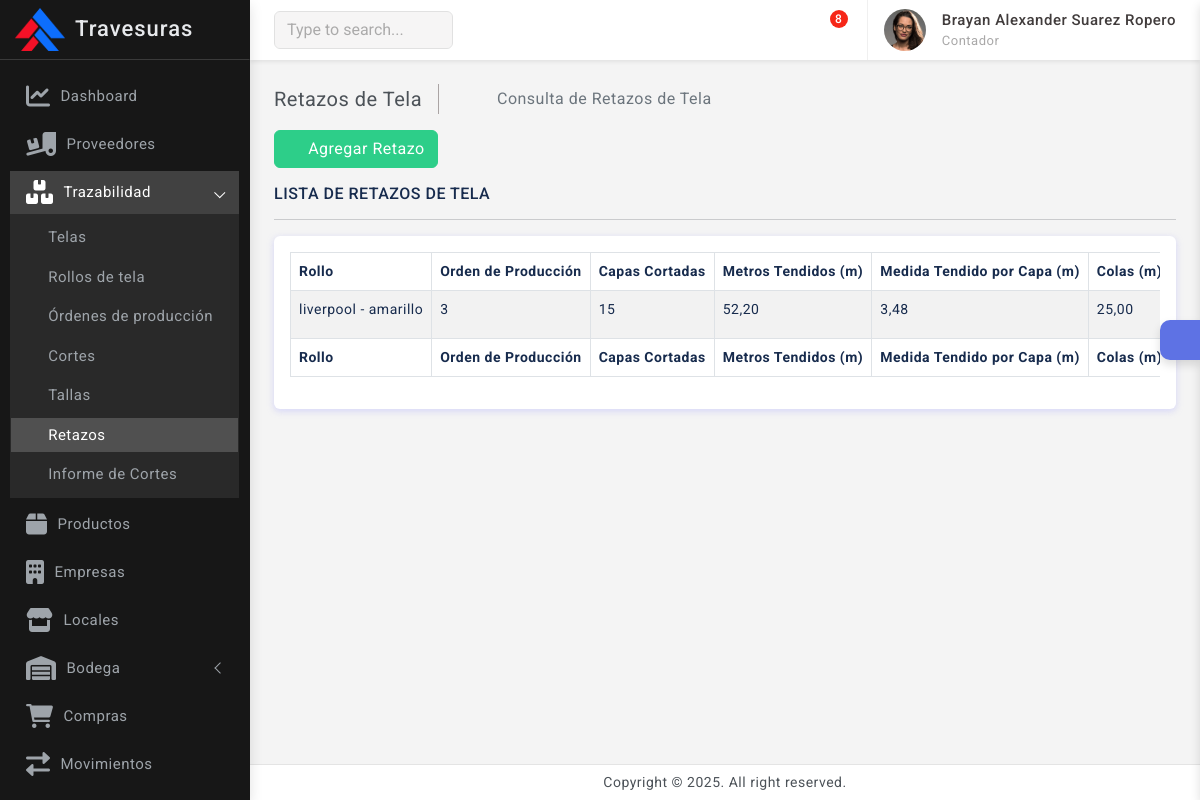
Screenshot of /trazabilidad/retazos_tela/ (signed in) with the database file from the repository.
### empresas/models.py (models this page shows, shortened)
class Empresa(models.Model):
    razon_social            = models.CharField(max_length=100)
    nit                     = models.CharField(max_length=20, unique=True)
    telefono                = models.CharField(max_length=20, unique=True)
    correo                  = models.EmailField(max_length=100, unique=True)
    logo                    = models.ImageField(upload_to='empresas', blank=False, null=False)

### usuarios/models.py (models this page shows)
class PerfilUsuario(models.Model):
    usuario                             = models.OneToOneField(Usuario, on_delete=models.CASCADE)
    nombre                              = models.CharField(max_length=50)
    apellido                            = models.CharField(max_length=50)
    documento                           = models.IntegerField(unique=True)
    telefono                            = models.IntegerField(unique=True)
    cargo                               = models.ForeignKey(Cargo, on_delete=models.CASCADE, related_name="Cargo")
    def __str__(self):
        return f"{self.nombre} {self.apellido}"
    def full_name(self):
        return f'{self.nombre} {self.apellido}'

class Cargo(models.Model):
    nombre  = models.CharField(max_length=50, unique=True)
    area    = models.ForeignKey(Area, on_delete=models.CASCADE, related_name="Area_relacionada")
    def __str__(self):
        return self.nombre

### trazabilidad/models.py (models this page shows, shortened)
class RetazoTela(models.Model):
    rollo = models.ForeignKey(RolloTela, on_delete=models.PROTECT)
    orden = models.ForeignKey(OrdenProduccion, on_delete=models.SET_NULL, null=True, blank=True)
    capas_cortadas = models.PositiveIntegerField()
    metros_tendidos = models.DecimalField(max_digits=6, decimal_places=2)
    colas = models.DecimalField(max_digits=6, decimal_places=2)
    medida_tendido_mesa = models.DecimalField(max_digits=6, decimal_places=2, null=True, blank=True)
    faltante =  models.DecimalField(max_digits=6, decimal_places=2)
    fecha_registro = models.DateField()
    observaciones = models.TextField(blank=True, null=True)
    responsable = models.ForeignKey(PerfilUsuario, on_delete=models.PROTECT)
    class Meta:
        verbose_name = "Retazo de Tela"
        verbose_name_plural = "Retazos de Tela"
        ordering = ['-fecha_registro']

class RolloTela(models.Model):
    ESTADO = (
        ('Completo', 'Completo'),
        ('Incompleto', 'Incompleto'),
        ('Agotado', 'Agotado'),
    )
    numero_rollo        = models.CharField(max_length=50, db_index=True)
    referencia          = models.CharField(max_length=100, db_index=True)
    numero_referencia   = models.CharField(max_length=50, unique=True)
    tela                = models.ForeignKey(Tela, on_delete=models.CASCADE)
    color               = models.CharField(max_length=50, null=False, blank=False)
    metros_solicitados  = models.DecimalField(max_digits=6, decimal_places=2, default=0)
    largo_inicial       = models.DecimalField(max_digits=6, decimal_places=2, null=True, blank=True, default=0)
    largo_restante      = models.DecimalField(max_digits=6, decimal_places=2)
    kilos               = models.DecimalField(max_digits=6, decimal_places=2, default=0)
    estado              = models.CharField(max_length=50, choices=ESTADO, default='Completo')
    fecha_registro      = models.DateTimeField(null=False, blank=False)

class Tela(models.Model):
    nombre      = models.CharField(max_length=100, unique=True, null=False, blank=False)
    proveedor   = models.ForeignKey(Proveedor, on_delete=models.CASCADE)

class OrdenProduccion(models.Model):
    ESTADO_CHOICES = (
        ('Pendiente', 'Pendiente'),
        ('En Proceso', 'En Proceso'),
        ('Completada', 'Completada'),
        ('Cancelada', 'Cancelada'),
    )
    fecha = models.DateField(auto_now_add=True)
    producto = models.ForeignKey(Producto, on_delete=models.CASCADE, related_name="referencia_producto")
    cortador = models.ForeignKey(PerfilUsuario, on_delete=models.CASCADE, related_name="ordenes_produccion")
    total_unidades = models.PositiveIntegerField()
    observaciones = models.TextField(blank=True, null=True)
    estado = models.CharField(max_length=20, choices=ESTADO_CHOICES, default='Pendiente')
    class Meta:
        verbose_name='Orden Producción'
        verbose_name_plural='Ordenes Producción'

### trazabilidad/views.py (the view)
# urls.py: path('retazos_tela/', views.retazos, name='retazos'),
@login_required(login_url='login')
def retazos(request):
    retazos = RetazoTela.objects.all()
    return render(request, 'trazabilidad/retazos/retazos.html', {'retazos': retazos})

### templates/trazabilidad/retazos/retazos.html (shortened to what this page needs)
{% extends 'base.html' %}
{% block content %}
    <div class="page-wrapper">
        <div class="page-content">
            <div class="page-breadcrumb d-none d-sm-flex align-items-center mb-3">
                <div class="breadcrumb-title pe-3">Retazos de Tela</div>
                <div class="ps-3">
                    <nav aria-label="breadcrumb">
                        <ol class="breadcrumb mb-0 p-0">
                            <li class="breadcrumb-item">
                                <a href="{% url 'home' %}"><i class="bx bx-home-alt"></i></a>
                            </li>
                            <li class="breadcrumb-item active" aria-current="page">Consulta de Retazos de Tela</li>
                        </ol>
                    </nav>
                </div>
            </div>
            <div class="mb-3">
                <a href="{% url 'agregar_retazo' %}" class="btn btn-success">
                    <i class="bx bx-plus"></i> Agregar Retazo
                </a>
            </div>
            <h6 class="mb-0 text-uppercase">Lista de Retazos de Tela</h6>
            <hr />
            <div class="card">
                <div class="card-body">
                    <div class="table-responsive">
                        <table id="example2" class="table table-striped table-bordered">
                            <thead>
                                <tr>
                                    <th>Rollo</th>
                                    <th>Orden de Producción</th>
                                    <th>Capas Cortadas</th>
                                    <th>Metros Tendidos (m)</th>
                                    <th>Medida Tendido por Capa (m)</th>
                                    <th>Colas (m)</th>
                                </tr>
                            </thead>
                            <tbody>
                                {% if retazos %}
                                    {% for retazo in retazos %}
                                    <tr>
                                        <td>{{ retazo.rollo.tela.nombre }} - {{ retazo.rollo.color }}</td>
                                        <td>
                                            {% if retazo.orden %}
                                                {{ retazo.orden.id }}
                                            {% else %}
                                                <span class="text-muted">Sin Orden</span>
                                            {% endif %}
                                        </td>
                                        <td>{{ retazo.capas_cortadas }}</td>
                                        <td>{{ retazo.metros_tendidos }}</td>
                                        <td>{{ retazo.medida_tendido_mesa|floatformat:2 }}</td>
                                        <td>{{ retazo.colas }}</td>
                                    </tr>
                                    {% endfor %}
                                {% endif %}
                            </tbody>
                            <tfoot>
                                <tr>
                                    <th>Rollo</th>
                                    <th>Orden de Producción</th>
                                    <th>Capas Cortadas</th>
                                    <th>Metros Tendidos (m)</th>
                                    <th>Medida Tendido por Capa (m)</th>
                                    <th>Colas (m)</th>
                                </tr>
                            </tfoot>
                        </table>
                    </div>
                </div>
            </div>
        </div>
    </div>
{% endblock %}

### templates/includes/dashboard_sidebar.html (shortened to what this page needs)
{% load static %}
<div class="sidebar-wrapper" data-simplebar="true">
    <div class="sidebar-header">
        {% if empresa_activa %}
            <div>
                <img src="{{ empresa_activa.logo.url }}" class="logo-icon" alt="logo icon">
            </div>
            <div>
                <h4 class="logo-text">{{ empresa_activa.razon_social }}</h4>
            </div>
            <div class="toggle-icon ms-auto"><i class='bx bx-arrow-to-left'></i>
            </div>
        {% else %}
            <div>
                <h4 class="logo-text">Administrador</h4>
            </div>
            <div class="toggle-icon ms-auto"><i class='bx bx-arrow-to-left'></i>
            </div>
        {% endif %}
    </div>
    <ul class="metismenu" id="menu">
        <li>
            <a href="{% url 'home' %}">
                <div class="parent-icon"><i class='fas fa-chart-line'></i></div>
                <div class="menu-title">Dashboard</div>
            </a>
        </li>
        <li>
            <a href="{% url 'proveedores' %}">
                <div class="parent-icon"><i class="fas fa-truck-loading"></i>
                </div>
                <div class="menu-title">Proveedores</div>
            </a>
        </li>
        {% with request.path as path %}
        <li class="{% if '/trazabilidad/' in path %}mm-active{% endif %}">
            <a href="#" class="has-arrow" aria-expanded="{% if '/trazabilidad/' in path %}true{% else %}false{% endif %}">
                <div class="parent-icon"><i class='fas fa-boxes'></i></div>
                <div class="menu-title">Trazabilidad</div>
            </a>
            <ul class="{% if '/trazabilidad/' in path %}mm-collapse mm-show{% else %}mm-collapse{% endif %}">
                <li class="{% if '/trazabilidad/telas/' in path %}active mm-active{% endif %}">
                    <a href="{% url 'telas' %}"><i class="bx bx-right-arrow-alt"></i> Telas</a>
                </li>
                <li class="{% if '/trazabilidad/rollos/' in path %}active mm-active{% endif %}">
                    <a href="{% url 'rollos' %}"><i class="bx bx-right-arrow-alt"></i> Rollos de tela</a>
                </li>
                <li class="{% if '/trazabilidad/ordenes_produccion/' in path %}active mm-active{% endif %}">
                    <a href="{% url 'ordenes_produccion' %}"><i class="bx bx-right-arrow-alt"></i> Órdenes de producción</a>
                </li>
                <li class="{% if '/trazabilidad/cortes/' in path %}active mm-active{% endif %}">
                    <a href="{% url 'cortes' %}"><i class="bx bx-right-arrow-alt"></i> Cortes</a>
                </li>
                <li class="{% if '/trazabilidad/tallas_corte/' in path %}active mm-active{% endif %}">
                    <a href="{% url 'tallas' %}"><i class="bx bx-right-arrow-alt"></i> Tallas</a>
                </li>
                <li class="{% if '/trazabilidad/retazos_tela/' in path %}active mm-active{% endif %}">
                    <a href="{% url 'retazos' %}"><i class="bx bx-right-arrow-alt"></i> Retazos</a>
                </li>
                <li class="{% if '/trazabilidad/informe_cortes/' in path %}active mm-active{% endif %}">
                    <a href="{% url 'informe_cortes' %}"><i class="bx bx-right-arrow-alt"></i> Informe de Cortes</a>
                </li>
            </ul>
        </li>
        {% endwith %}
        {% with request.path as path %}
        <li class="{% if '/productos/' in path %}mm-active{% endif %}">
            <a href="{% url 'productos' %}">
                <div class="parent-icon"><i class='fas fa-box'></i>
                </div>
                <div class="menu-title">Productos</div>
            </a>
        </li>
        {% endwith %}
        {% with request.path as path %}
        <li class="{% if '/empresas/' in path %}mm-active{% endif %}">
            <a href="{% url 'empresas' %}">
                <div class="parent-icon"><i class='fas fa-building'></i>
                </div>
                <div class="menu-title">Empresas</div>
            </a>
        </li>
        {% endwith %}
        {% with request.path as path %}
        <li class="{% if '/locales/' in path %}mm-active{% endif %}">
            <a href="{% url 'locales' %}">
                <div class="parent-icon"><i class='fas fa-store'></i>
                </div>
                <div class="menu-title">Locales</div>
            </a>
        </li>
        {% endwith %}
        {% with request.path as path %}
        <li class="{% if '/bodega/' in path %}mm-active{% endif %}">
            <a href="#" class="has-arrow" aria-expanded="{% if '/bodega/' in path %}true{% else %}false{% endif %}">
                <div class="parent-icon"><i class='fas fa-warehouse'></i>
                </div>
                <div class="menu-title">Bodega</div>
            </a>
        </li>
        {% endwith %}
        <li>
            <a href="#">
                <div class="parent-icon"><i class="fas fa-shopping-cart"></i>
                </div>
                <div class="menu-title">Compras</div>
            </a>
        </li>
        <li>
            <a href="#">
                <div class="parent-icon"> <i class="fas fa-exchange-alt"></i>
                </div>
                <div class="menu-title">Movimientos</div>
            </a>
        </li>
        <li>
            <a href="{% url 'lista_ventas' %}">
            </a>
        </li>
    </ul>
</div>

### templates/includes/navbar.html (shortened to what this page needs)
{% load static %}
<header>
    <div class="topbar d-flex align-items-center">
        <nav class="navbar navbar-expand">
            <div class="search-bar flex-grow-1">
                <div class="position-relative search-bar-box">
                    <input type="text" class="form-control search-control" placeholder="Type to search..."> <span class="position-absolute top-50 search-show translate-middle-y"><i class='bx bx-search'></i></span>
                </div>
            </div>
            <div class="top-menu ms-auto">
                <ul class="navbar-nav align-items-center">
                    <li class="nav-item dropdown dropdown-large">
                        <a class="nav-link dropdown-toggle dropdown-toggle-nocaret" href="#" role="button" data-bs-toggle="dropdown" aria-expanded="false">	<i class='bx bx-category'></i>
                        </a>
                    </li>
                    <li class="nav-item dropdown dropdown-large">
                        <a class="nav-link dropdown-toggle dropdown-toggle-nocaret position-relative" href="#" role="button" data-bs-toggle="dropdown" aria-expanded="false">
                            <i class='bx bx-bell'></i>
                        </a>
                    </li>
                    <li class="nav-item dropdown dropdown-large">
                        <a class="nav-link dropdown-toggle dropdown-toggle-nocaret position-relative" href="#" role="button" data-bs-toggle="dropdown" aria-expanded="false"> <span class="alert-count">8</span>
                            <i class='bx bx-comment'></i>
                        </a>
                    </li>
                </ul>
            </div>
            <div class="user-box dropdown">
                <a class="d-flex align-items-center nav-link dropdown-toggle dropdown-toggle-nocaret" href="#" role="button" data-bs-toggle="dropdown" aria-expanded="false">
                    <img src="{% static 'images/avatars/avatar-2.png' %}" class="user-img" alt="user avatar">
                    <div class="user-info ps-3">
                        <p class="user-name mb-0"> {{perfil.full_name}} </p>
                        <p class="designattion mb-0">{{perfil.cargo}}</p>
                    </div>
                </a>
            </div>
        </nav>
    </div>
</header>

### rows the page displays
Empresa: logo (picture), razon_social "Travesuras"
PerfilUsuario: full_name "Brayan Alexander Suarez Ropero", cargo "Contador"
RetazoTela: rollo.tela.nombre "liverpool", rollo.color "amarillo", orden.id "3", capas_cortadas "15", metros_tendidos "52,20", medida_tendido_mesa "3,48", colas "25,00"
